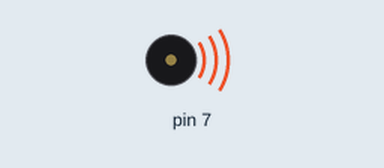
This sketch was run on a simulated Arduino Uno, built with avr-gcc and run on an emulated ATmega328P. Shown: buzzer (waves = sounding).

Above: at 0.04 s.
At 2.8 s:
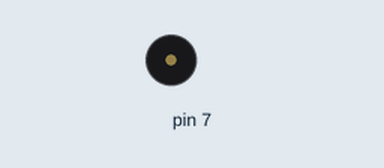
Timing chart, 0 to 3.1 s (numbered marks = the images above):
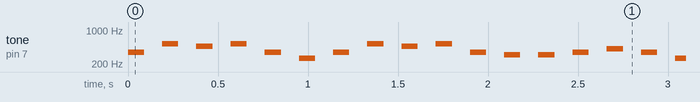

The sketch:

vali-vidudhalai.ino
```cpp
// Define the note frequencies
int F4 = 349;
int C5 = 523;
int Asharp4 = 466;
int Dsharp4 = 311;
int Gsharp4 = 415;
int C4 = 261;

// Define state variables
int melodyState = 0;
int noteDuration = 90;
int pauseDuration = 100;

void setup() {
  pinMode(7, OUTPUT);
}

void playNote(int note, int duration) {
  tone(7, note, duration);
  delay(duration + pauseDuration);
}

void loop() {
  switch (melodyState) {
    case 0:
      // First segment of the melody
      playNote(F4, noteDuration);
      playNote(C5, noteDuration);
      playNote(Asharp4, noteDuration);
      playNote(C5, noteDuration);
      playNote(F4, noteDuration);
      playNote(C4, noteDuration);
      playNote(F4, noteDuration);
      playNote(C5, noteDuration);
      playNote(Asharp4, noteDuration);
      playNote(C5, noteDuration);
      playNote(F4, noteDuration);
      playNote(Dsharp4, noteDuration);
      playNote(Dsharp4, noteDuration);
      playNote(F4, noteDuration);
      playNote(Gsharp4, noteDuration);
      playNote(F4, noteDuration);
      playNote(C4, noteDuration);
      melodyState = 1;
      break;

    case 1:
      // Second segment of the melody
      playNote(F4, noteDuration);
      playNote(C5, noteDuration);
      playNote(Asharp4, noteDuration);
      playNote(C5, noteDuration);
      playNote(F4, noteDuration);
      playNote(C4, noteDuration);
      playNote(F4, noteDuration);
      playNote(C5, noteDuration);
      playNote(Asharp4, noteDuration);
      playNote(C5, noteDuration);
      playNote(F4, noteDuration);
      playNote(Dsharp4, noteDuration);
      playNote(Dsharp4, noteDuration);
      playNote(F4, noteDuration);
      playNote(Gsharp4, noteDuration);
      playNote(F4, noteDuration);
      playNote(C4, noteDuration);
      melodyState = 2;
      break;

    case 2:
      // Third segment of the melody
      playNote(F4, noteDuration);
      playNote(C5, noteDuration);
      playNote(F4, noteDuration);
      playNote(C5, noteDuration);
      playNote(C5, noteDuration);
      playNote(Asharp4, noteDuration);
      playNote(C5, noteDuration);
      playNote(Asharp4, noteDuration);
      playNote(F4, noteDuration);
      playNote(C5, noteDuration);
      melodyState = 3;
      break;

    case 3:
      // Fourth segment of the melody
      playNote(Asharp4, noteDuration);
      playNote(C5, noteDuration);
      playNote(Asharp4, noteDuration);
      playNote(F4, noteDuration);
      playNote(Gsharp4, noteDuration);
      playNote(Gsharp4, noteDuration);
      playNote(Asharp4, noteDuration);
      playNote(Gsharp4, noteDuration);
      playNote(F4, noteDuration);
      playNote(F4, noteDuration);
      playNote(Dsharp4, noteDuration);
      playNote(Dsharp4, noteDuration);
      playNote(F4, noteDuration);
      playNote(Gsharp4, noteDuration);
      playNote(F4, noteDuration);
      playNote(C4, noteDuration);
      melodyState = 4;
      break;

    case 4:
      // Fifth segment of the melody
      // You can continue adding more segments as needed

      // When you reach the end of the melody, you can reset the state to 0 to play it again
      melodyState = 0;
      break;
  }
}
```

Measured:
- by itself, tone on pin 7: plays 349 Hz for 0.09 s, 523 Hz for 0.09 s, 466 Hz for 0.09 s, 523 Hz for 0.09 s, 349 Hz for 0.09 s, 261 Hz for 0.09 s … (685 notes in this stretch)
